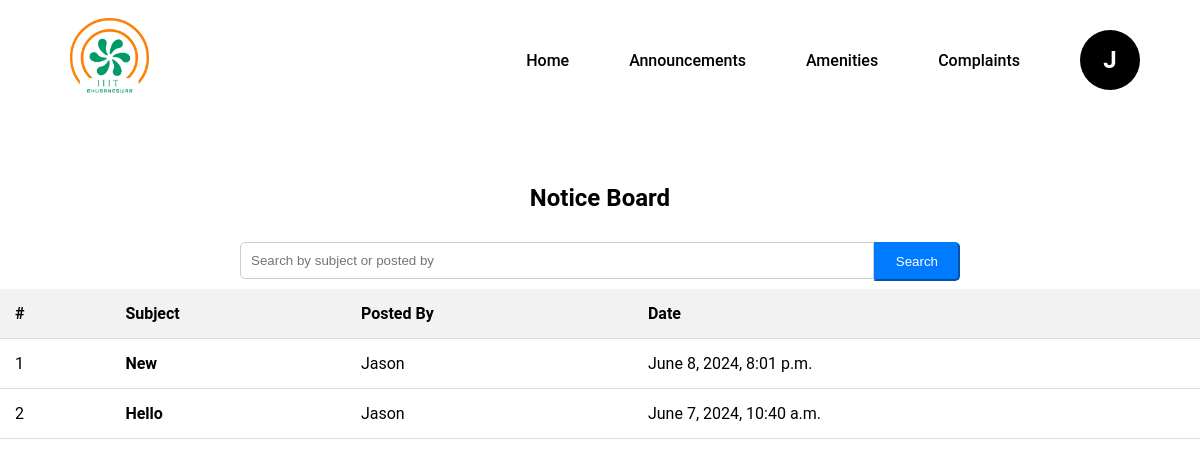
Screenshot of /student/notices/ (signed in) with the database file from the repository.
### users/models.py (models this page shows, shortened)
class Notice(models.Model):
    subject = models.CharField(max_length=255)
    message = models.TextField()
    posted_by = models.ForeignKey(User, on_delete=models.CASCADE)
    date_posted = models.DateTimeField(auto_now_add=True)

### users/views.py (the view)
# urls.py: path('student/notices/', views.student_notice_list, name='student_notice_list'),
@login_required
def student_notice_list(request):
    notices = Notice.objects.all()
    query = request.GET.get('q')
    if query:
        notices = Notice.objects.filter(Q(subject__icontains=query) | Q(posted_by__username__icontains=query)).order_by('-date_posted')
    else:
        notices = Notice.objects.all().order_by('-date_posted')
    return render(request, 'student_noticeboard.html', {'notices': notices})

### users/context_processors.py (called while the page is built)
def cloak_room_settings(request):
    settings = CloakRoomSettings.objects.first()
    return {
        'settings': settings
    }

### users/templates/student_noticeboard.html
{% extends 'base.html' %}
{% block content %}
{% load static %}
<link rel="stylesheet" href="{% static 'css/noticeboard.css' %}">
<div class="container mt-4">
    <h2>Notice Board</h2>
    <form method="GET" action="{% url 'student_notice_list' %}" class="form-inline search-bar d-flex justify-content-center align-items-center">
        <div class="input-group">
            <input type="text" class="form-control form-control-lg" name="q" placeholder="Search by subject or posted by" value="{{ request.GET.q }}">
            <div class="input-group-append">
                <button type="submit" class="btn btn-primary btn-lg">Search</button>
            </div>
        </div>
    </form>
    <table class="table table-striped mt-3">
        <thead>
            <tr>
                <th>#</th>
                <th>Subject</th>
                <th>Posted By</th>
                <th>Date</th>
            </tr>
        </thead>
        <tbody>
            {% for notice in notices %}
            <tr>
                <td>{{ forloop.counter }}</td>
                <td><a href="{% url 'student_notice_detail' notice.pk %}">{{ notice.subject|capfirst }}</a></td>
                <td>{{ notice.posted_by.username|capfirst }}</td>
                <td>{{ notice.date_posted }}</td>
            </tr>
            {% endfor %}
        </tbody>
    </table>
</div>
{% endblock %}

### users/templates/base.html (shortened to what this page needs)
{% load static %}
<!DOCTYPE html>
<html lang="en">
<head>
    <link rel="stylesheet" href="{% static 'css/dashboard_styles.css' %}">
    <link rel="stylesheet" href="https://cdnjs.cloudflare.com/ajax/libs/font-awesome/6.0.0-beta3/css/all.min.css">
</head>
<body>
  <nav>
    <div class="logo">
        <img src="{% static 'images/home_logo.png' %}" alt="Logo">
    </div>
    <ul class="nav-links">
        <li><a href="{% url 'student_dashboard' %}">Home</a></li>
        <li><a href="{% url 'student_notice_list' %}">Announcements</a></li>
        <li class="dropdown">
            <a href="#">Amenities</a>
        </li>
        <li><a href="{% url 'student_complaints_list' %}">Complaints</a></li>
        <li class="profile dropdown">
            <a href="#" id="profileDropdown" role="button">
                <div class="profile-initial">{{ request.user.username|slice:":1"|capfirst }}</div>
            </a>
        </li>
    </ul>
</nav>
<div class="container mt-4">
    {% block content %}
    {% endblock %}
</div>
</body>
</html>

### static/css/dashboard_styles.css (style rules this page uses)
* { margin: 0; padding: 0; box-sizing: border-box; }
body { font-family: 'Roboto', sans-serif; }
nav { display: flex; align-items: center; justify-content: space-between; background-color: white; padding: 0 20px; width: 100%; height: 120px; margin: 0 ; }
.logo img { height: 80px; margin-left: 50px; }
.nav-links { list-style: none; display: flex; flex: 1; justify-content: flex-end; align-items: center; }
.nav-links li { position: relative; margin-right: 20px; }
.nav-links a { font-size: 16px; font-weight: 550; color: black; text-decoration: none; padding: 15px 20px; display: block; }
.profile { display: flex; align-items: center; cursor: pointer; }
.profile-initial { width: 60px; height: 60px; background-color: black; color: white; display: flex; align-items: center; justify-content: center; border-radius: 50%; font-size: 24px; font-weight: bold; }

### static/css/noticeboard.css (style rules this page uses)
.container { margin-top: 4rem; }
h2 { text-align: center; margin-bottom: 20px; }
.search-bar .input-group { width: 60%; margin: 0 auto; display: flex; }
.search-bar .form-control { flex: 1; padding: 10px; border-radius: 5px 0 0 5px; border: 1px solid #ccc; }
.search-bar .input-group-append .btn-primary { background-color: #007bff; border-color: #007bff; padding: 10px 20px; border-radius: 0 5px 5px 0; color: white; }
.table { width: 100%; border-collapse: collapse; }
.table th, .table td { padding: 15px; text-align: left; border-bottom: 1px solid #ddd; }
.table th { background-color: #f2f2f2; }
.mt-4 { margin-top: 4rem !important; }
form { margin-top: 20px; }
form .btn-primary { background-color: #007bff; border-color: #007bff; padding: 10px 20px; border-radius: 5px; color: white; margin-top: 10px; }
form input, form textarea, form select { width: 40%; padding: 10px; margin: 10px 0; border-radius: 5px; border: 1px solid #ccc; }
.d-flex { display: flex; }
.justify-content-center { justify-content: center; }
.align-items-center { align-items: center; }
.table a { text-decoration: none; color: black; font-weight: bold; }

### rows the page displays
Notice: subject "New", posted_by.username "Jason", date_posted "June 8, 2024, 8:01 p.m."
Notice: subject "Hello", posted_by.username "Jason", date_posted "June 7, 2024, 10:40 a.m."

### other values shown
{{ request.user.username|slice:":1"|capfirst }} "J"
